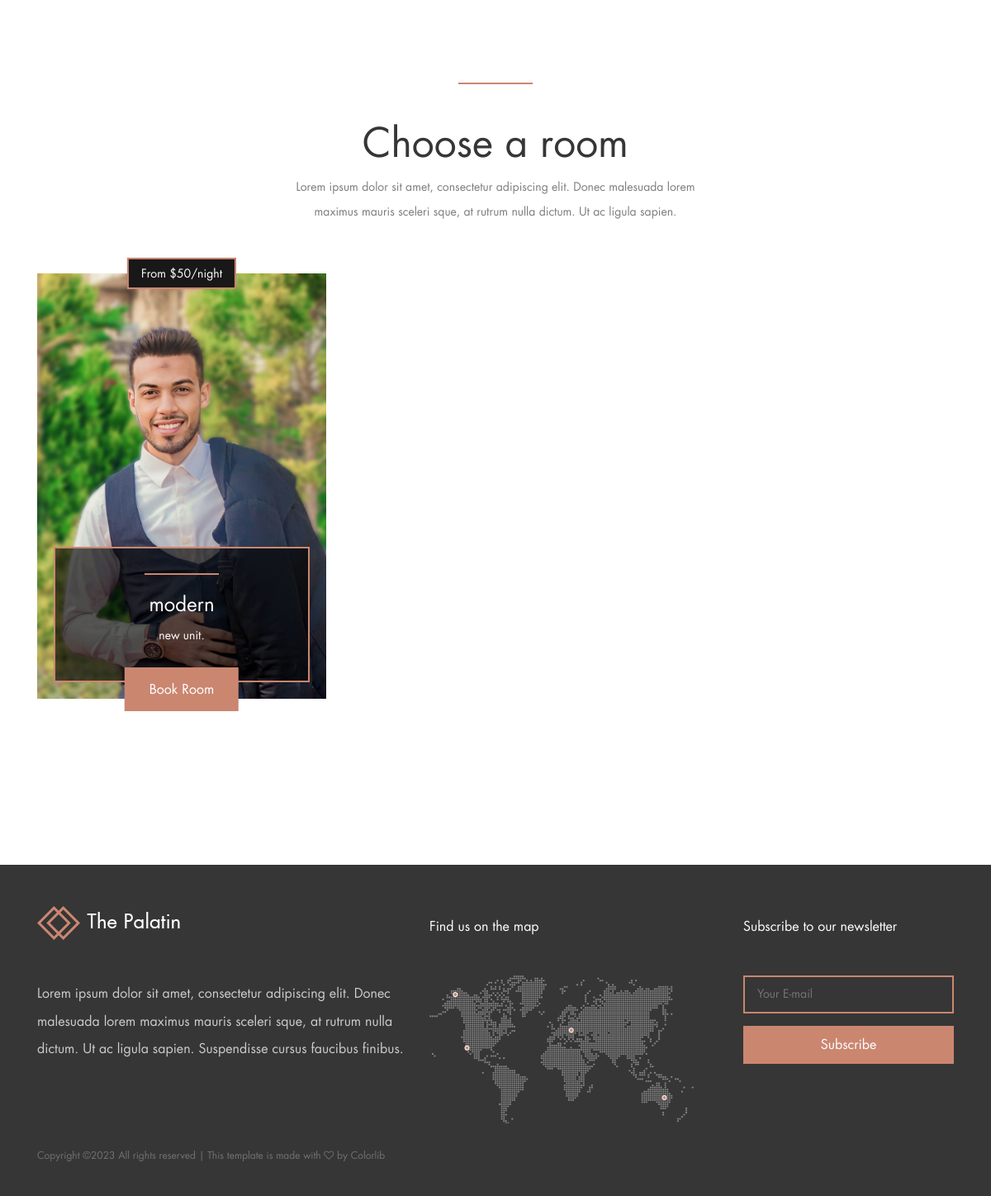
Before: /unit/ (lower part) with the older database file.
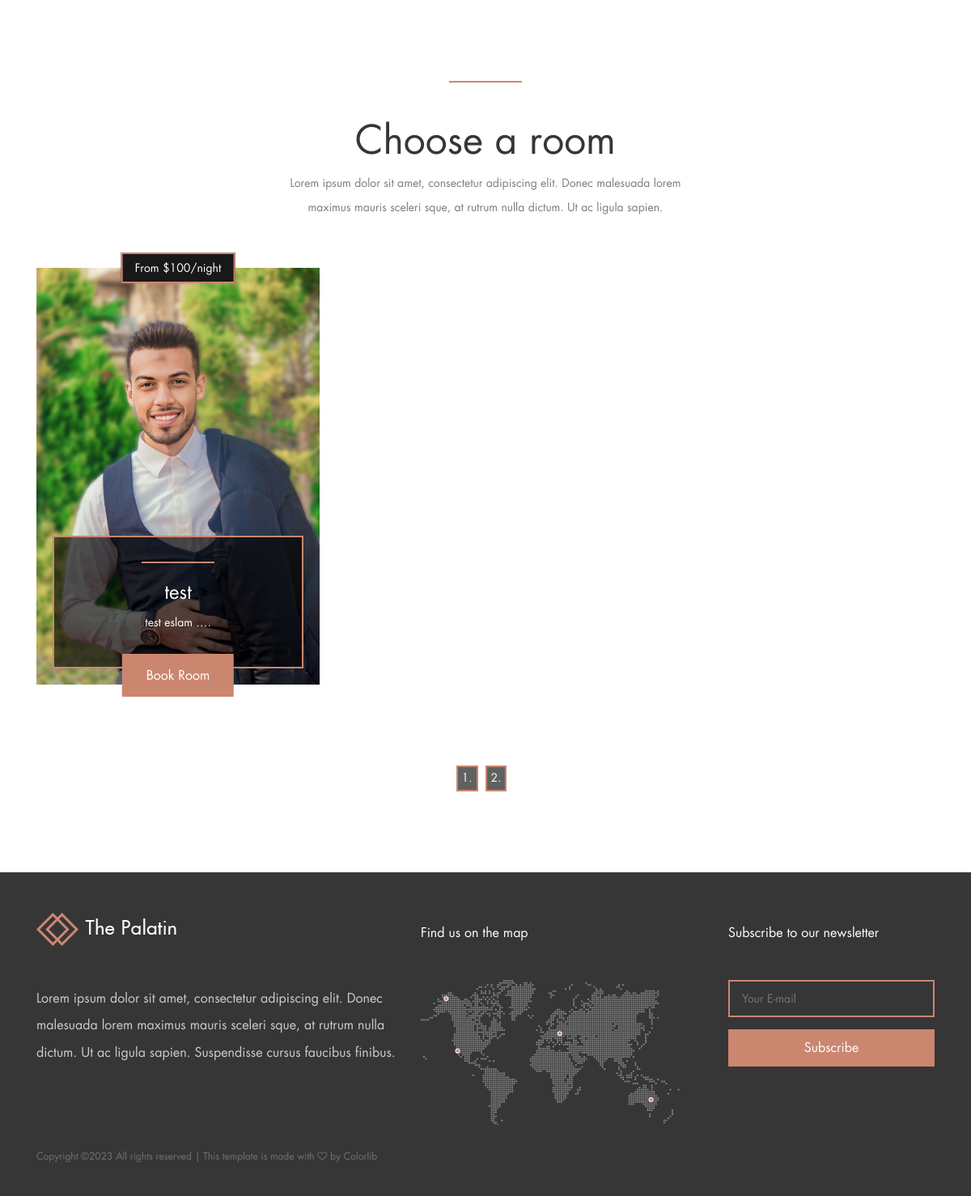
After: the same page with the newer database file.
### unit/models.py (models this page shows, shortened)
class Unit(models.Model):
    name = models.CharField(max_length=100, unique= True)
    image = models.ImageField(upload_to='unit/')
    price = models.IntegerField(default=0)
    description = models.TextField(max_length=10000)
    place = models.ForeignKey('Place',related_name='unit_place',on_delete=models.CASCADE)
    category = models.ForeignKey('Category',related_name='unit_category',on_delete=models.CASCADE)
    available = models.BooleanField(default=True)
    created_at = models.DateTimeField(default=timezone.now)
    slug = models.SlugField(null= True, blank= True)
    def get_absolute_url(self):
        return reverse("unit:unit_detail", kwargs={"slug": self.slug})

### unit/views.py (the view)
# urls.py: path('', views.unit_list, name = 'unit_list'),
def unit_list(request):
    units = Unit.objects.all()
    paginator = Paginator(units,1)
    page = request.GET.get('page')
    page_ogj = paginator.get_page(page)
    context = {'units':page_ogj}
    return render(request,'unit/unit_list.html',context)

### unit/templates/unit/unit_list.html (shortened to what this page needs)
{% extends 'base.html' %}
{% load static %}
{% block body %}
<body>
    <div class="book-now-area">
        <div class="container">
            <div class="row justify-content-center">
                <div class="col-12 col-lg-10">
                </div>
            </div>
        </div>
    </div>
    <section class="rooms-area section-padding-0-100">
        <div class="container">
            <div class="row justify-content-center">
                <div class="col-12 col-lg-6">
                    <div class="section-heading text-center">
                        <div class="line-"></div>
                        <h2>Choose a room</h2>
                        <p>Lorem ipsum dolor sit amet, consectetur adipiscing elit. Donec malesuada lorem maximus mauris sceleri sque, at rutrum nulla dictum. Ut ac ligula sapien.</p>
                    </div>
                </div>
            </div>
            <div class="row">
            {% for unit in units %}
                <div class="col-12 col-md-6 col-lg-4">
                    <div class="single-rooms-area wow fadeInUp" data-wow-delay="100ms">
                        <div class="bg-thumbnail bg-img" style="background-image: url({{unit.image.url}});"></div>
                        <p class="price-from">From ${{unit.price}}/night</p>
                        <div class="rooms-text">
                            <div class="line"></div>
                            <h4>{{unit.name}}</h4>
                            <p>{{unit.description|safe|truncatewords:2}}.</p>
                        </div>
                        <a href="{{unit.get_absolute_url}}" class="book-room-btn btn palatin-btn">Book Room</a>
                    </div>
                </div>
            {% endfor %}
                <div class="col-12">
                    {% if units.has_other_pages %}
                    <div class="pagination-area wow fadeInUp" data-wow-delay="400ms">
                        <nav>
                                <ul class="pagination">
                                    {% for i in units.paginator.page_range %}
                                    <li class="page-item active"><a class="page-link" href="?page={{i}}">{{i}}.</a></li>
                                    {% endfor %}
                                </ul>
                        </nav>
                    </div>
                    {% endif %}
                </div>
            </div>
        </div>
    </section>
</body>
{% endblock body %}

Changed rows visible on the page:
removed Unit: image (picture), price "50", name "modern", description "new unit"
added Unit: image (picture), price "100", name "test", description "test eslam …"
Other visible differences:
new list line: "1 ."
new list line: "2 ."
